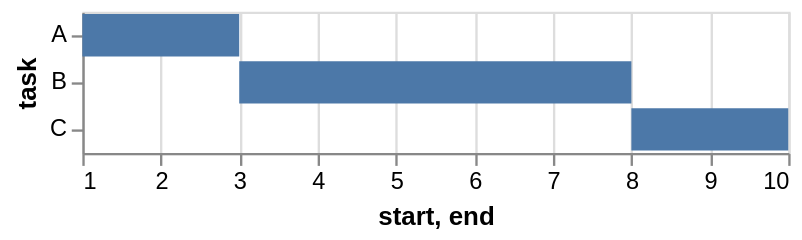

Specify this chart in Vega-Lite:
### Vega-Lite specification from a JSON file in a GitHub repository (floating-point values rounded to 4 significant figures)
{"$schema": "https://vega.github.io/schema/vega-lite/v5.json", "description": "A simple bar chart with ranged data (aka Gantt Chart).", "data": {"values": [{"task": "A", "start": 1, "end": 3}, {"task": "B", "start": 3, "end": 8}, {"task": "C", "start": 8, "end": 10}]}, "mark": "bar", "encoding": {"y": {"field": "task", "type": "ordinal"}, "x": {"field": "start", "type": "quantitative"}, "x2": {"field": "end"}}, "config": {"scale": {"zero": false}}}
